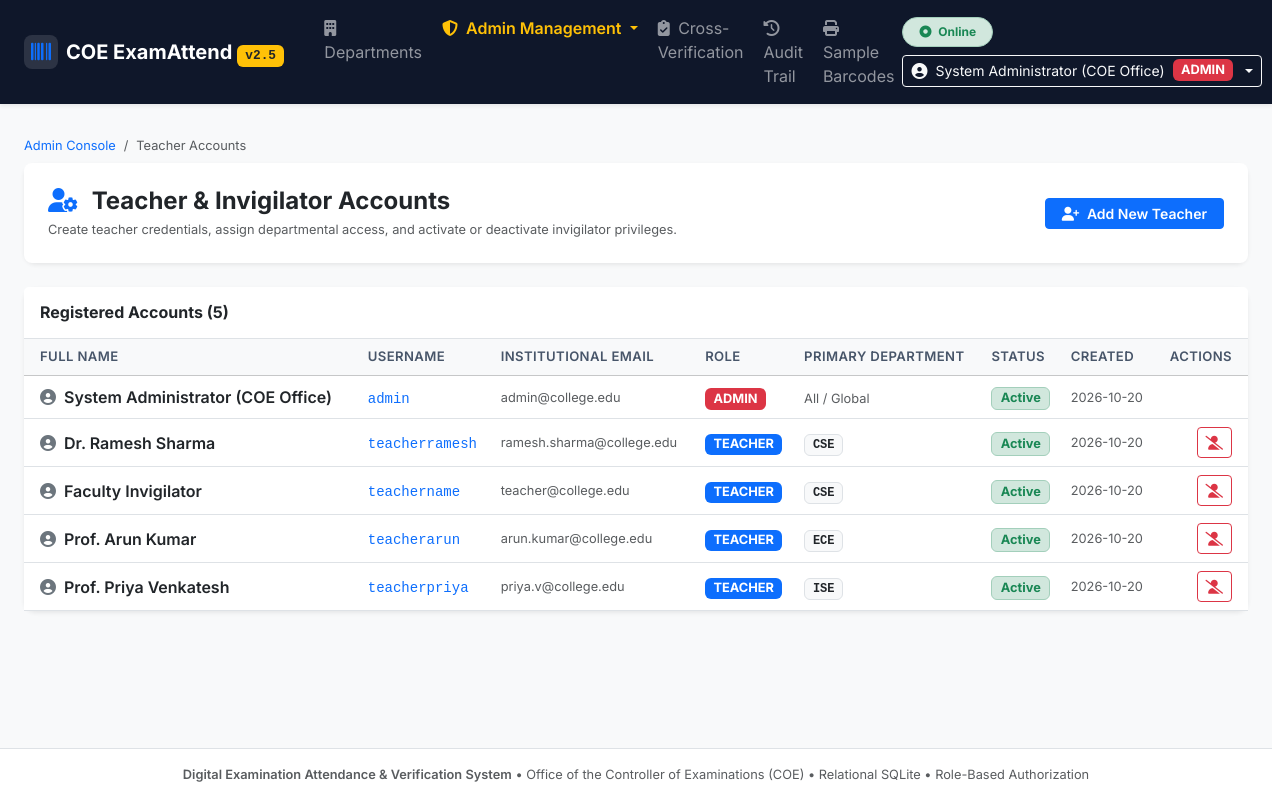
/admin/users (signed in), run on an earlier commit of the app's database.
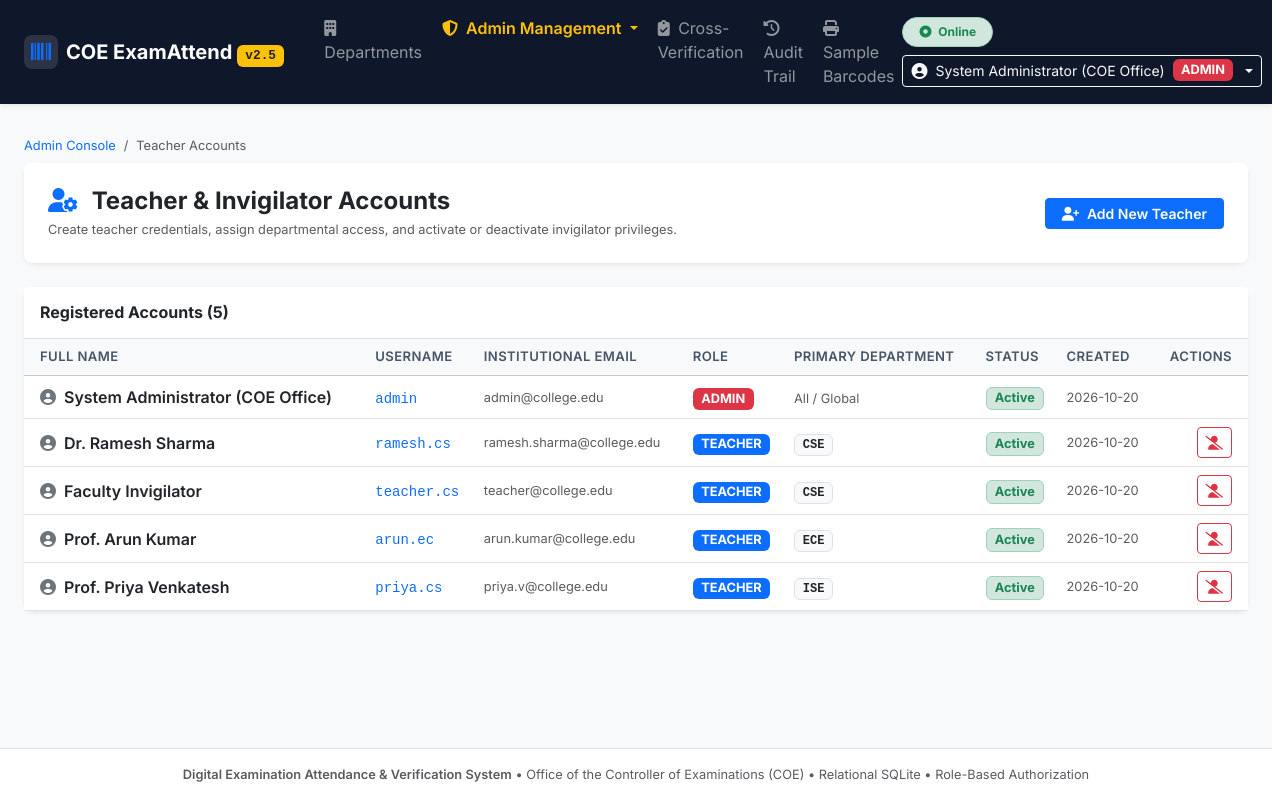
And on a later commit of the database.
### tables this page shows
CREATE TABLE users (
        id INTEGER PRIMARY KEY AUTOINCREMENT,
        username TEXT UNIQUE NOT NULL,
        email TEXT UNIQUE NOT NULL,
        password_hash TEXT NOT NULL,
        full_name TEXT NOT NULL,
        role TEXT NOT NULL CHECK(role IN ('ADMIN', 'TEACHER')),
        department_id INTEGER,
        is_active INTEGER DEFAULT 1,
        created_at TEXT DEFAULT CURRENT_TIMESTAMP,
        FOREIGN KEY (department_id) REFERENCES departments(id)
    );

CREATE TABLE departments (
        id INTEGER PRIMARY KEY AUTOINCREMENT,
        code TEXT UNIQUE NOT NULL,
        name TEXT NOT NULL,
        created_at TEXT DEFAULT CURRENT_TIMESTAMP
    );

### app.py (the view)
@app.route('/admin/users')
@admin_required
def admin_users_list():
    conn = get_db()
    cursor = conn.cursor()
    cursor.execute('''
        SELECT u.*, d.code as dept_code
        FROM users u
        LEFT JOIN departments d ON u.department_id = d.id
        ORDER BY u.role ASC, u.full_name ASC
    ''')
    users = [dict(row) for row in cursor.fetchall()]
    cursor.execute('SELECT id, code, name FROM departments ORDER BY code ASC')
    departments = [dict(row) for row in cursor.fetchall()]
    conn.close()
    return render_template('admin/admin_users.html', users=users, departments=departments)

### app.py (called while the page is built)
def admin_required(f):
    @wraps(f)
    def decorated_function(*args, **kwargs):
        if not session.get('user_id'):
            if request.path.startswith('/api/'):
                return jsonify({'success': False, 'message': 'Authentication required.'}), 401
            return redirect(url_for('login', next=request.path))
        if session.get('role') != 'ADMIN':
            if request.path.startswith('/api/'):
                return jsonify({'success': False, 'message': 'Administrative privileges required.'}), 403
            flash('Access denied: Administrative privileges required.', 'danger')
            return redirect(url_for('departments_view'))
        return f(*args, **kwargs)
    return decorated_function

### database.py (called while the page is built)
def get_db(db_path=None):
    path = db_path or DB_PATH
    conn = sqlite3.connect(path, timeout=30.0)
    try:
        conn.execute("PRAGMA journal_mode=WAL;")
    except Exception:
        pass
    conn.execute("PRAGMA busy_timeout=15000;")
    conn.execute("PRAGMA foreign_keys=ON;")
    conn.row_factory = sqlite3.Row
    return conn

### templates/admin/admin_users.html (shortened to what the changed rows need)
{% extends 'base.html' %}
{% block content %}
<div class="container-fluid px-3 px-md-4">
    <div class="card border-0 shadow-sm bg-white">
        <div class="card-body p-0">
            <div class="table-responsive">
                <table class="table table-hover align-middle mb-0">
                    <thead class="table-light">
                        <tr>
                            <th class="ps-3">Full Name</th>
                            <th>Username</th>
                            <th>Institutional Email</th>
                            <th>Role</th>
                            <th>Primary Department</th>
                            <th>Status</th>
                            <th>Created</th>
                            <th class="text-end pe-3">Actions</th>
                        </tr>
                    </thead>
                    <tbody>
                        {% for u in users %}
                        <tr>
                            <td class="ps-3 fw-semibold text-dark">
                                <i class="fa-solid fa-circle-user text-secondary me-2"></i>{{ u.full_name }}
                            </td>
                            <td><code class="text-primary font-monospace">{{ u.username }}</code></td>
                            <td class="text-muted fs-7">{{ u.email }}</td>
                            <td>
                                {% if u.role == 'ADMIN' %}
                                    <span class="badge bg-danger text-white fs-7">ADMIN</span>
                                {% else %}
                                    <span class="badge bg-primary text-white fs-7">TEACHER</span>
                                {% endif %}
                            </td>
                            <td>
                                {% if u.dept_code %}
                                    <span class="badge bg-light text-dark border font-monospace">{{ u.dept_code }}</span>
                                {% else %}
                                    <span class="text-muted fs-7">All / Global</span>
                                {% endif %}
                            </td>
                            <td>
                                {% if u.is_active %}
                                    <span class="badge bg-success-subtle text-success border border-success-subtle fs-7">Active</span>
                                {% else %}
                                    <span class="badge bg-danger-subtle text-danger border border-danger-subtle fs-7">Deactivated</span>
                                {% endif %}
                            </td>
                            <td class="text-muted fs-7">{{ u.created_at[:10] if u.created_at else '-' }}</td>
                            <td class="text-end pe-3">
                                {% if u.role != 'ADMIN' %}
                                <form method="POST" action="/admin/users/{{ u.id }}/toggle" style="display:inline;">
                                    {% if u.is_active %}
                                    <button type="submit" class="btn btn-outline-danger btn-sm" title="Deactivate Account" onclick="return confirm('Deactivate account for {{ u.username }}?')">
                                        <i class="fa-solid fa-user-slash"></i>
                                    </button>
                                    {% else %}
                                    <button type="submit" class="btn btn-outline-success btn-sm" title="Activate Account">
                                        <i class="fa-solid fa-user-check"></i>
                                    </button>
                                    {% endif %}
                                </form>
                                {% endif %}
                            </td>
                        </tr>
                        {% endfor %}
                    </tbody>
                </table>
            </div>
        </div>
    </div>
</div>
{% endblock %}

What changed in the data, as far as the page shows it:
changed users "Dr. Ramesh Sharma": username "teacherramesh" → "ramesh.cs"
changed users "Faculty Invigilator": username "teachername" → "teacher.cs"
changed users "Prof. Arun Kumar": username "teacherarun" → "arun.ec"
changed users "Prof. Priya Venkatesh": username "teacherpriya" → "priya.cs"
